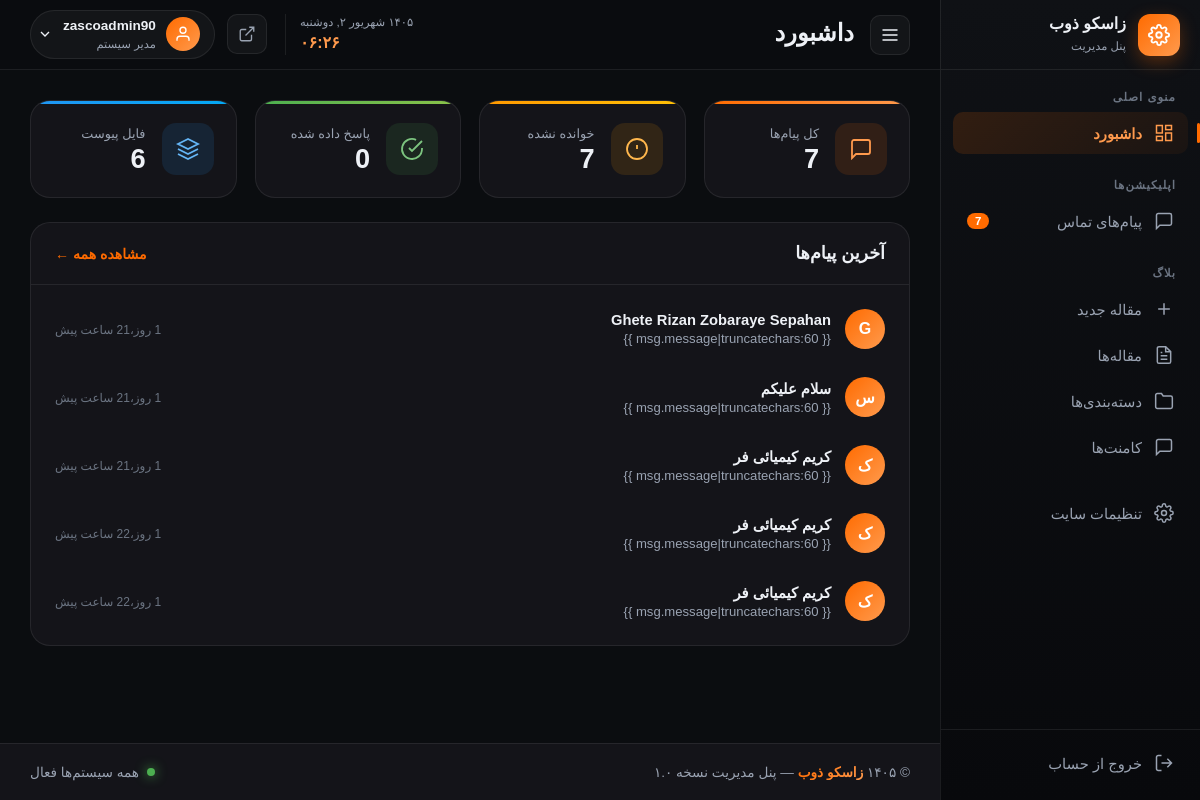
The app's page /zasco-admin-x9k2p/ (signed in), older data.
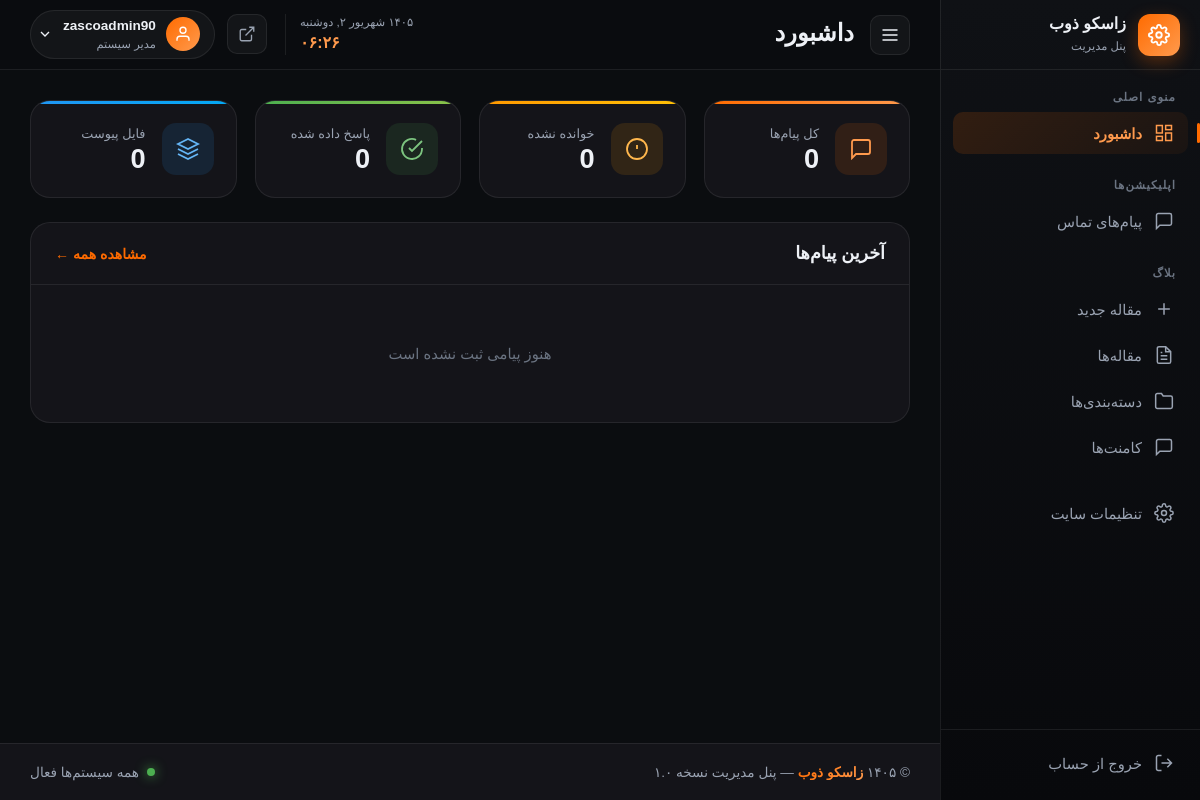
The same page, newer data.
### main/models.py (models this page shows, shortened)
class ContactMessage(models.Model):
    name = models.CharField('نام و نام خانوادگی', max_length=150)
    email = models.EmailField('ایمیل', max_length=254, blank=True, null=True)
    phone = models.CharField('شماره تماس', max_length=20)
    message = models.TextField('متن پیام')
    attachment = models.FileField('فایل پیوست', upload_to='contact_attachments/%Y/%m/', blank=True, null=True)
    reply_subject = models.CharField('موضوع پاسخ', max_length=255, blank=True, null=True)
    reply_body = models.TextField('متن پاسخ', blank=True, null=True)
    replied_at = models.DateTimeField('تاریخ پاسخ', null=True, blank=True)
    created_at = models.DateTimeField('تاریخ ثبت', auto_now_add=True)
    is_read = models.BooleanField('خوانده شده', default=False)
    class Meta:
        verbose_name = 'پیام تماس'
        verbose_name_plural = 'پیام‌های تماس'
        ordering = ['-created_at']

### panel/views.py (the view)
# urls.py: path('', views.dashboard, name='dashboard'),
@login_required
def dashboard(request):
    if not request.user.is_staff:
        return redirect('panel:login')
    return render(request, 'main_pages/panel/dashboard.html', {
        'total_messages': ContactMessage.objects.count(),
        'unread_messages': ContactMessage.objects.filter(is_read=False).count(),
        'answered_messages': ContactMessage.objects.filter(is_read=True).count(),
        'attachments_count': ContactMessage.objects.exclude(attachment='').exclude(attachment=None).count(),
        'recent_messages': ContactMessage.objects.all()[:5],
    })

### main/context_processors.py (called while the page is built)
def site_settings(request):
    return {'site': SiteSetting.load()}

### main/models.py (called while the page is built)
    @classmethod
    def load(cls):
        obj, _ = cls.objects.get_or_create(pk=1)
        return obj

### panel/templates/main_pages/panel/dashboard.html (shortened to what this page needs)
{% extends 'layouts/panel_base.html' %}
{% block content %}
<div class="dashboard">
    <div class="stats-grid">
        <div class="stat-card stat-primary">
            <div class="stat-icon"><svg viewBox="0 0 24 24" fill="none" stroke="currentColor" stroke-width="1.8">
                    <path d="M21 15a2 2 0 0 1-2 2H7l-4 4V5a2 2 0 0 1 2-2h14a2 2 0 0 1 2 2z" />
                </svg></div>
            <div class="stat-content">
                <div class="stat-label">کل پیام‌ها</div>
                <div class="stat-value">{{ total_messages|default:0 }}</div>
            </div>
        </div>
        <div class="stat-card stat-warning">
            <div class="stat-icon"><svg viewBox="0 0 24 24" fill="none" stroke="currentColor" stroke-width="1.8">
                    <circle cx="12" cy="12" r="10" />
                    <path d="M12 8v4M12 16h.01" />
                </svg></div>
            <div class="stat-content">
                <div class="stat-label">خوانده نشده</div>
                <div class="stat-value">{{ unread_messages|default:0 }}</div>
            </div>
        </div>
        <div class="stat-card stat-success">
            <div class="stat-icon"><svg viewBox="0 0 24 24" fill="none" stroke="currentColor" stroke-width="1.8">
                    <path d="M22 11.08V12a10 10 0 1 1-5.93-9.14" />
                    <path d="M22 4L12 14.01l-3-3" />
                </svg></div>
            <div class="stat-content">
                <div class="stat-label">پاسخ داده شده</div>
                <div class="stat-value">{{ answered_messages|default:0 }}</div>
            </div>
        </div>
        <div class="stat-card stat-info">
            <div class="stat-icon"><svg viewBox="0 0 24 24" fill="none" stroke="currentColor" stroke-width="1.8">
                    <path d="M12 2L2 7l10 5 10-5-10-5zM2 17l10 5 10-5M2 12l10 5 10-5" />
                </svg></div>
            <div class="stat-content">
                <div class="stat-label">فایل پیوست</div>
                <div class="stat-value">{{ attachments_count|default:0 }}</div>
            </div>
        </div>
    </div>
    <div class="card">
        <div class="card-header">
            <h2>آخرین پیام‌ها</h2>
            <a href="{% url 'panel:main_contact' %}" class="btn-text">مشاهده همه ←</a>
        </div>
        <div class="card-body">
            {% if recent_messages %}
            <div class="recent-list">
                {% for msg in recent_messages %}
                <div class="recent-item">
                    <div class="recent-avatar">{{ msg.name|slice:":1" }}</div>
                    <div class="recent-info"><strong>{{ msg.name }}</strong><span>{{ msg.message|truncatechars:60
                            }}</span></div>
                    <div class="recent-meta"><small>{{ msg.created_at|timesince }} پیش</small></div>
                </div>
                {% endfor %}
            </div>
            {% else %}
            <div class="empty-state">
                <p>هنوز پیامی ثبت نشده است</p>
            </div>
            {% endif %}
        </div>
    </div>
</div>
{% endblock %}

### panel/templates/layouts/panel_base.html (shortened to what this page needs)
{% load static %}
<!doctype html>
<html lang="fa" dir="rtl">
<head>
    <link href="https://cdn.jsdelivr.net/gh/rastikerdar/vazirmatn@v33.003/Vazirmatn-font-face.css" rel="stylesheet">
    <link rel="stylesheet" href="{% static 'css/panel/style.css' %}">
</head>
<body>
    <div class="panel-wrapper">
        {% include 'partials/sidebar.html' %}
        <div class="panel-main">
            {% include 'partials/header.html' %}
            <main class="panel-content">{% block content %}{% endblock %}</main>
            {% include 'partials/panel_footer.html' %}
        </div>
    </div>
</body>
</html>

### panel/templates/partials/sidebar.html (shortened to what this page needs)
<aside class="panel-sidebar" id="panelSidebar">
    <div class="sidebar-header">
        <div class="sidebar-logo">
            <div class="logo-icon"></div>
            <div class="logo-text"><strong>زاسکو ذوب</strong><small>پنل مدیریت</small></div>
        </div>
    </div>
    <nav class="sidebar-nav">
        <div class="nav-section">
            <div class="nav-title">منوی اصلی</div>
            <a href="{% url 'panel:dashboard' %}"
                class="nav-item {% if request.resolver_match.url_name == 'dashboard' %}active{% endif %}">
                <svg viewBox="0 0 24 24" fill="none" stroke="currentColor" stroke-width="1.8">
                    <rect x="3" y="3" width="7" height="9" />
                    <rect x="14" y="3" width="7" height="5" />
                    <rect x="14" y="12" width="7" height="9" />
                    <rect x="3" y="16" width="7" height="5" />
                </svg>
                <span>داشبورد</span>
            </a>
        </div>
        <div class="nav-section">
            <div class="nav-title">اپلیکیشن‌ها</div>
            <a href="{% url 'panel:main_contact' %}"
                class="nav-item {% if request.resolver_match.url_name == 'main_contact' %}active{% endif %}">
                <svg viewBox="0 0 24 24" fill="none" stroke="currentColor" stroke-width="1.8">
                    <path d="M21 15a2 2 0 0 1-2 2H7l-4 4V5a2 2 0 0 1 2-2h14a2 2 0 0 1 2 2z" />
                </svg>
                <span>پیام‌های تماس</span>
                {% if unread_messages %}<span class="nav-badge">{{ unread_messages }}</span>{% endif %}
            </a>
        </div>
        <div class="nav-section">
            <div class="nav-title">بلاگ</div>
            <a href="{% url 'panel:blog_post_add' %}" class="nav-item">
                <svg viewBox="0 0 24 24" fill="none" stroke="currentColor" stroke-width="1.8">
                    <path d="M12 5v14M5 12h14" />
                </svg>
                <span>مقاله جدید</span>
            </a>
            <a href="{% url 'panel:blog_post_list' %}" class="nav-item">
                <svg viewBox="0 0 24 24" fill="none" stroke="currentColor" stroke-width="1.8">
                    <path d="M14 2H6a2 2 0 0 0-2 2v16a2 2 0 0 0 2 2h12a2 2 0 0 0 2-2V8z" />
                    <path d="M14 2v6h6M16 13H8M16 17H8M10 9H8" />
                </svg>
                <span>مقاله‌ها</span>
            </a>
            <a href="{% url 'panel:blog_category_list' %}" class="nav-item">
                <svg viewBox="0 0 24 24" fill="none" stroke="currentColor" stroke-width="1.8">
                    <path d="M22 19a2 2 0 0 1-2 2H4a2 2 0 0 1-2-2V5a2 2 0 0 1 2-2h5l2 3h9a2 2 0 0 1 2 2z" />
                </svg>
                <span>دسته‌بندی‌ها</span>
            </a>
            <a href="{% url 'panel:blog_comment_list' %}" class="nav-item">
                <svg viewBox="0 0 24 24" fill="none" stroke="currentColor" stroke-width="1.8">
                    <path d="M21 15a2 2 0 0 1-2 2H7l-4 4V5a2 2 0 0 1 2-2h14a2 2 0 0 1 2 2z" />
                </svg>
                <span>کامنت‌ها</span>
            </a>
        </div>
        <a href="{% url 'panel:site_settings' %}"
            class="nav-item {% if request.resolver_match.url_name == 'site_settings' %}active{% endif %}">
            <span>تنظیمات سایت</span>
        </a>
    </nav>
    <div class="sidebar-footer">
        <a href="{% url 'panel:logout' %}" class="nav-item logout-item">
            <svg viewBox="0 0 24 24" fill="none" stroke="currentColor" stroke-width="1.8">
                <path d="M9 21H5a2 2 0 0 1-2-2V5a2 2 0 0 1 2-2h4M16 17l5-5-5-5M21 12H9" />
            </svg>
            <span>خروج از حساب</span>
        </a>
    </div>
</aside>

### panel/templates/partials/header.html (shortened to what this page needs)
<header class="panel-header">
    <div class="header-right">
        <button class="menu-toggle" id="menuToggle" aria-label="منو">
            <svg viewBox="0 0 24 24" fill="none" stroke="currentColor" stroke-width="2">
                <path d="M3 12h18M3 6h18M3 18h18" />
            </svg>
        </button>
        <div class="page-title-wrap">
            <h1 class="page-title" id="pageTitle">داشبورد</h1>
        </div>
    </div>
    <div class="header-left">
        <div class="header-datetime">
            <div class="datetime-date" id="jalaliDate"></div>
            <div class="datetime-time" id="liveTime">--:--</div>
        </div>
        <a href="/" target="_blank" class="header-icon-btn" title="مشاهده سایت">
            <svg viewBox="0 0 24 24" fill="none" stroke="currentColor" stroke-width="1.8">
                <path d="M18 13v6a2 2 0 0 1-2 2H5a2 2 0 0 1-2-2V8a2 2 0 0 1 2-2h6M15 3h6v6M10 14L21 3" />
            </svg>
        </a>
        <div class="user-menu" id="userMenu">
            <button class="user-btn">
                <div class="user-avatar"><svg viewBox="0 0 24 24" fill="none" stroke="currentColor" stroke-width="1.8">
                        <path d="M20 21v-2a4 4 0 0 0-4-4H8a4 4 0 0 0-4 4v2" />
                        <circle cx="12" cy="7" r="4" />
                    </svg></div>
                <div class="user-info"><strong>{{ request.user.username }}</strong><small>مدیر سیستم</small></div>
                <svg class="user-chevron" viewBox="0 0 24 24" fill="none" stroke="currentColor" stroke-width="2">
                    <path d="M6 9l6 6 6-6" />
                </svg>
            </button>
        </div>
    </div>
</header>

### panel/templates/partials/panel_footer.html
<footer class="panel-footer">
    <div class="footer-content">
        <div class="footer-right">© ۱۴۰۵ <strong>زاسکو ذوب</strong> — پنل مدیریت نسخه ۱.۰</div>
        <div class="footer-left">
            <span class="footer-status"><span class="status-dot"></span>همه سیستم‌ها فعال</span>
        </div>
    </div>
</footer>

Row changes from the older to the newer data that the page shows:
removed ContactMessage: name "G", name "Ghete Rizan Zobaraye Sepahan", created_at "1 روز،21 ساعت"
removed ContactMessage: name "س", name "سلام علیکم", created_at "1 روز،21 ساعت"
removed ContactMessage: name "ک", name "کریم کیمیائی فر", created_at "1 روز،21 ساعت"
removed ContactMessage: name "ک", name "کریم کیمیائی فر", created_at "1 روز،22 ساعت"
removed ContactMessage: name "ک", name "کریم کیمیائی فر", created_at "1 روز،22 ساعت"
Text that changed along with them:
{{ total_messages|default:0 }}: "7" → "0"
{{ unread_messages|default:0 }}: "7" → "0"
{{ attachments_count|default:0 }}: "6" → "0"
{{ unread_messages }}: "7" → (not shown)
text now shown: "هنوز پیامی ثبت نشده است"
